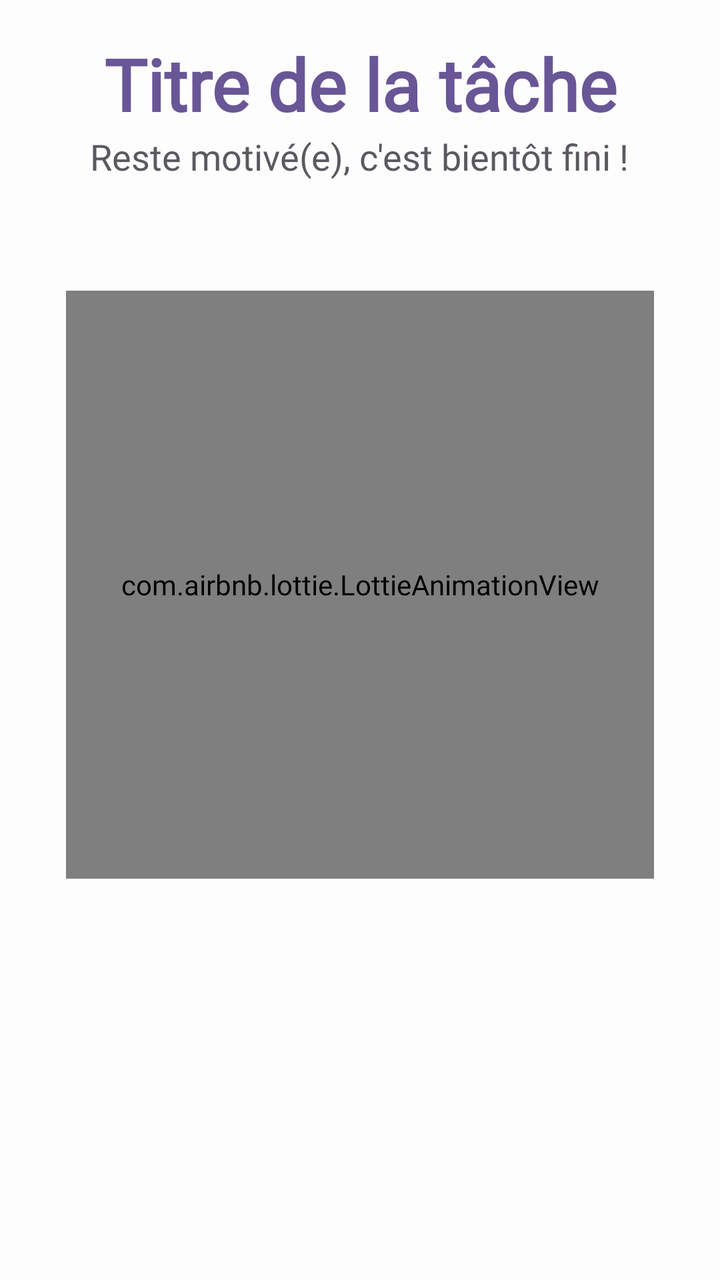
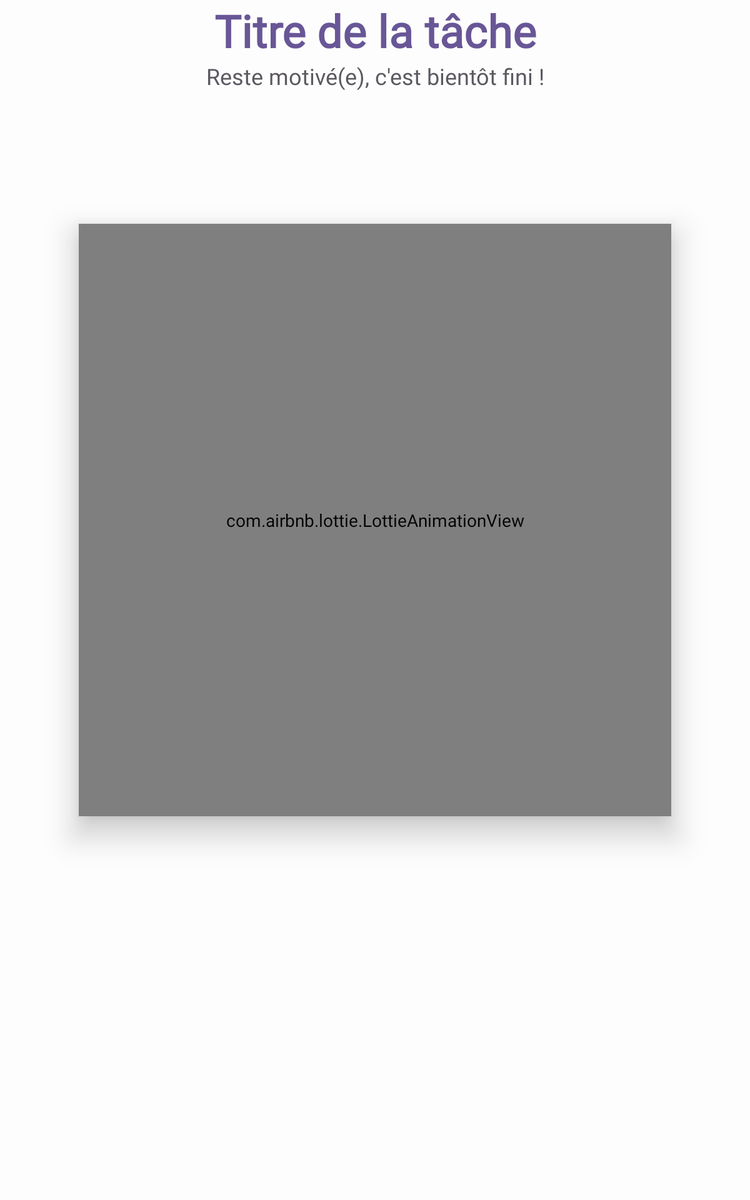

First picture: res/layout/ on a phone held upright. Second picture: the repository's own variant of that layout, on a device whose configuration matches the variant's folder. Source for both follows.
<!-- AndroidManifest.xml: activity theme Theme.Todolist.Fullscreen -->
<!-- res/layout/activity_flow.xml -->
<?xml version="1.0" encoding="utf-8"?>
<androidx.constraintlayout.widget.ConstraintLayout xmlns:android="http://schemas.android.com/apk/res/android"
    xmlns:app="http://schemas.android.com/apk/res-auto"
    xmlns:tools="http://schemas.android.com/tools"
    android:layout_width="match_parent"
    android:layout_height="match_parent"
    android:background="?attr/fullscreenBackgroundColor"
    android:theme="@style/ThemeOverlay.Todolist.FullscreenContainer"
    tools:context=".ui.FlowActivity">

    

    


    <LinearLayout
        android:id="@+id/fullscreen_content_controls"
        style="@style/Widget.Theme.Todolist.ButtonBar.Fullscreen"
        android:layout_width="match_parent"
        android:layout_height="wrap_content"
        android:layout_gravity="bottom|center_horizontal"
        android:orientation="horizontal"
        app:layout_constraintTop_toTopOf="parent"
        tools:ignore="UselessParent">

        <Button
            android:id="@+id/dummy_button"
            style="?android:attr/buttonBarButtonStyle"
            android:layout_width="0dp"
            android:layout_height="wrap_content"
            android:layout_weight="1"
            android:text="Effectuer la tâche maintenant !"
            android:visibility="gone" />

    </LinearLayout>


    <LinearLayout
        android:id="@+id/fullscreen_content"
        android:layout_width="match_parent"
        android:layout_height="match_parent"
        android:layout_gravity="center"
        android:gravity="center"
        android:orientation="vertical">

        <TextView
            android:id="@+id/taskTitle"
            android:layout_width="match_parent"
            android:layout_height="wrap_content"
            android:alpha="0.66"
            android:gravity="center"
            android:keepScreenOn="true"
            android:paddingStart="8dp"
            android:paddingEnd="8dp"
            android:text="Titre de la tâche"
            android:textColor="@color/textContent"
            android:textSize="36sp"
            android:textStyle="bold" />

        <TextView
            android:id="@+id/motivText"
            android:layout_width="wrap_content"
            android:layout_height="wrap_content"
            android:alpha="0.9"
            android:gravity="center"
            android:paddingStart="8dp"
            android:paddingEnd="8dp"
            android:text="Reste motivé(e), c'est bientôt fini !"
            android:textColor="?attr/fullscreenTextColor"
            android:textSize="18sp" />

        <RelativeLayout
            android:id="@+id/relativeParent"
            android:layout_width="match_parent"
            android:layout_height="360dp"
            android:layout_gravity="center"
            android:layout_marginTop="22dp"
            android:layout_marginBottom="150dp"
            android:gravity="center">

            <com.google.android.material.progressindicator.CircularProgressIndicator
                android:id="@+id/progressTime"
                android:layout_width="300dp"
                android:layout_height="300dp"
                android:indeterminate="false"
                android:padding="8dp"
                app:indicatorColor="@color/textContentPrimary"

                app:indicatorSize="270dp"
                app:trackColor="#DAE0FF"
                app:trackThickness="24dp"
                tools:max="100"
                tools:progress="50" />

            <androidx.appcompat.widget.AppCompatTextView
                android:id="@+id/countdownTextView"
                android:layout_width="220dp"
                android:layout_height="180dp"
                android:layout_alignStart="@+id/progressTime"
                android:layout_alignTop="@+id/progressTime"
                android:layout_alignEnd="@+id/progressTime"
                android:layout_alignBottom="@+id/progressTime"
                android:layout_marginStart="24dp"
                android:layout_marginEnd="24dp"
                android:layout_marginBottom="32dp"
                android:gravity="center"
                android:lines="1"
                android:paddingStart="38dp"
                android:paddingEnd="38dp"
                android:text="43:34"
                android:textColor="@color/textContentPrimary"
                app:autoSizeTextType="uniform" />

            <TextView
                android:id="@+id/totalTime"
                android:layout_width="wrap_content"
                android:layout_height="wrap_content"
                android:layout_alignStart="@+id/progressTime"
                android:layout_alignEnd="@+id/progressTime"
                android:layout_alignBottom="@+id/progressTime"
                android:layout_marginBottom="110dp"
                android:alpha="0.8"
                android:gravity="center"
                android:text="Total : 45:00"
                android:textSize="14sp" />

            <LinearLayout
                android:layout_width="wrap_content"
                android:layout_height="wrap_content"
                android:layout_alignStart="@+id/progressTime"
                android:layout_alignEnd="@+id/progressTime"
                android:layout_alignBottom="@+id/progressTime"
                android:layout_marginBottom="64dp"
                android:gravity="center">

                <ImageButton
                    android:id="@+id/modifyTimer"
                    android:layout_width="34dp"
                    android:layout_height="34dp"
                    android:layout_marginEnd="10dp"
                    android:background="?attr/selectableItemBackgroundBorderless"
                    android:padding="6dp"
                    android:contentDescription="@string/button_timer"
                    app:srcCompat="@drawable/timer_black_24dp"
                    app:tint="@color/textContentPrimary" />

                <ImageButton
                    android:id="@+id/playPause"
                    android:layout_width="34dp"
                    android:layout_height="34dp"
                    android:background="?attr/selectableItemBackgroundBorderless"
                    android:cropToPadding="true"
                    android:padding="6dp"
                    app:srcCompat="@drawable/pause_black_24dp"
                    app:tint="@color/textContentPrimary"
                    android:contentDescription="@string/button_play_pause" />

            </LinearLayout>

            <com.airbnb.lottie.LottieAnimationView
                android:id="@+id/doneAnimation"
                android:layout_width="300dp"
                android:layout_height="300dp"
                android:layout_alignStart="@+id/progressTime"
                android:layout_alignTop="@+id/progressTime"
                android:layout_alignEnd="@+id/progressTime"
                android:layout_alignBottom="@+id/progressTime"
                android:layout_gravity="center"
                android:scaleType="centerCrop"
                app:lottie_rawRes="@raw/check_done_light"
                app:lottie_autoPlay="true"
                app:lottie_loop="true" />

        </RelativeLayout>
    </LinearLayout>

    <com.google.android.material.button.MaterialButton
        android:id="@+id/leaveFlow"
        android:layout_width="320dp"
        android:layout_height="wrap_content"
        android:paddingTop="10dp"
        android:paddingBottom="10dp"
        android:text="@string/back_homepage"
        android:textColor="#4942A8"
        android:textSize="20sp"
        android:visibility="gone"
        app:backgroundTint="#DBDCFF"
        app:cornerRadius="12dp"
        android:layout_marginBottom="16dp"
        app:elevation="6dp"
        app:layout_constraintBottom_toTopOf="@+id/backLeave"
        app:layout_constraintEnd_toEndOf="parent"
        app:layout_constraintStart_toStartOf="parent" />

    <TextView
        android:id="@+id/infoLeave"
        android:layout_width="match_parent"
        android:layout_height="wrap_content"
        android:gravity="center_horizontal"
        android:visibility="gone"
        android:padding="8dp"
        android:alpha="0.4"
        android:text="@string/how_to_leave_flow"
        app:layout_constraintBottom_toBottomOf="parent"
        app:layout_constraintEnd_toEndOf="parent"
        app:layout_constraintStart_toStartOf="parent" />

    <ImageButton
        android:id="@+id/backLeave"
        android:layout_width="34dp"
        android:layout_height="34dp"
        android:background="?attr/selectableItemBackgroundBorderless"
        android:cropToPadding="true"
        android:padding="6dp"
        android:alpha="0.8"
        android:layout_marginStart="16dp"
        android:layout_marginBottom="16dp"
        app:layout_constraintBottom_toBottomOf="parent"
        app:layout_constraintStart_toStartOf="parent"
        app:srcCompat="@drawable/ic_arrow_back_ios_new_black_24dp"
        app:tint="@color/textContentPrimary" />

</androidx.constraintlayout.widget.ConstraintLayout>
<!-- resources referenced by this layout -->
<resources>
  <color name="textContent">#1B0061</color>
  <color name="textContentPrimary">#7A75BB</color>
  <!-- drawable pause_black_24dp (drawable) -->
  <vector xmlns:android="http://schemas.android.com/apk/res/android"
      android:width="32dp"
      android:height="32dp"
      android:viewportWidth="24"
      android:viewportHeight="24">
    <path
        android:pathData="M6,19h4L10,5L6,5v14zM14,5v14h4L18,5h-4z"
        android:fillColor="#000000"/>
  </vector>
  <string name="back_homepage">Revenir à l\'accueil</string>
  <string name="button_play_pause">Bouton Pause ou Repprendre</string>
  <string name="button_timer">Bouton modifier le temps</string>
  <string name="how_to_leave_flow">Pour quitter le Flow, appuie sur Retour\n(seulement si c\'est nécessaire)</string>
  <style name="ThemeOverlay.Todolist.FullscreenContainer" parent="">
          <item name="android:colorBackground">@color/md_theme_light_background</item>
          <item name="colorOnBackground">@color/md_theme_light_onBackground</item>
          <item name="fullscreenBackgroundColor">@color/md_theme_light_background</item>
          <item name="fullscreenTextColor">@color/md_theme_light_onSurfaceVariant</item>
      </style>
  <style name="Widget.Theme.Todolist.ButtonBar.Fullscreen" parent="Widget.AppCompat.ButtonBar">
          <item name="android:background">?attr/colorSurfaceVariant</item>
      </style>
  <style name="Theme.Todolist.Fullscreen" parent="Theme.Todolist">
          <item name="android:actionBarStyle">@style/Widget.Theme.Todolist.ActionBar.Fullscreen</item>
          <item name="android:windowActionBarOverlay">true</item>
          <item name="android:windowBackground">@null</item> </style>
  <color name="md_theme_light_background">#FDFDFD</color>
  <color name="md_theme_light_onBackground">#1B0061</color>
  <color name="md_theme_light_onSurfaceVariant">#49454E</color>
  <style name="Widget.Theme.Todolist.ActionBar.Fullscreen" parent="Widget.AppCompat.ActionBar">
          <item name="android:background">?attr/colorPrimaryVariant</item>
      </style>
  <color name="md_theme_light_primary">#5C6BC0</color>
  <color name="md_theme_light_primaryContainer">#EDE2FF</color>
  <color name="md_theme_light_onPrimary">#FFFFFF</color>
  <color name="md_theme_light_secondary">#7A75BB</color>
  <color name="md_theme_light_secondaryContainer">#C9BEFF</color>
  <color name="md_theme_light_onSecondary">#FFFFFF</color>
  <color name="md_theme_light_tertiary">#62537D</color>
  <color name="md_theme_light_onTertiary">#FFFFFF</color>
  <color name="md_theme_light_tertiaryContainer">#E8DAFF</color>
  <color name="md_theme_light_onTertiaryContainer">#1E0F36</color>
  <color name="md_theme_light_error">#BA1A1A</color>
  <color name="md_theme_light_onError">#FFFFFF</color>
  <color name="md_theme_light_errorContainer">#FFDAD6</color>
  <color name="md_theme_light_onErrorContainer">#410002</color>
  <color name="md_theme_light_surface">#FFFFFF</color>
  <color name="md_theme_light_onSurface">#1B0061</color>
  <color name="md_theme_light_surfaceVariant">#EDE2FF</color>
  <color name="md_theme_light_outline">#7A75BB</color>
  <color name="colorPrimary">@color/md_theme_light_primary</color>
  <style name="Widget.App.Button.AlertDialog" parent="Widget.MaterialComponents.Button.TextButton.Dialog">
          <item name="android:textColor">@color/md_theme_light_primary</item>
          <item name="background">?attr/selectableItemBackground</item>
      </style>
  <color name="background">#FDFDFD</color>
  <!-- some entries are left out for length -->
</resources>
<!-- res/layout-sw600dp/activity_flow.xml (the repository's variant of the layout above) -->
<!-- drawn on a 7-inch tablet held upright -->
<?xml version="1.0" encoding="utf-8"?>
<androidx.constraintlayout.widget.ConstraintLayout xmlns:android="http://schemas.android.com/apk/res/android"
    xmlns:app="http://schemas.android.com/apk/res-auto"
    xmlns:tools="http://schemas.android.com/tools"
    android:layout_width="match_parent"
    android:layout_height="match_parent"
    android:background="?attr/fullscreenBackgroundColor"
    android:theme="@style/ThemeOverlay.Todolist.FullscreenContainer"
    tools:context=".ui.FlowActivity">

    

    


    <LinearLayout
        android:id="@+id/fullscreen_content_controls"
        style="@style/Widget.Theme.Todolist.ButtonBar.Fullscreen"
        android:layout_width="match_parent"
        android:layout_height="wrap_content"
        android:layout_gravity="bottom|center_horizontal"
        android:orientation="horizontal"
        app:layout_constraintTop_toTopOf="parent"
        tools:ignore="UselessParent">

        <Button
            android:id="@+id/dummy_button"
            style="?android:attr/buttonBarButtonStyle"
            android:layout_width="0dp"
            android:layout_height="wrap_content"
            android:layout_weight="1"
            android:text="Effectuer la tâche maintenant !"
            android:visibility="gone" />

    </LinearLayout>


    <androidx.appcompat.widget.LinearLayoutCompat
        android:layout_width="wrap_content"
        android:layout_height="wrap_content"
        android:gravity="center"
        android:orientation="vertical"
        app:layout_constraintEnd_toEndOf="parent"
        app:layout_constraintStart_toStartOf="parent"
        app:layout_constraintTop_toTopOf="parent">

        <TextView
            android:id="@+id/taskTitle"
            android:layout_width="match_parent"
            android:layout_height="wrap_content"
            android:alpha="0.66"
            android:gravity="center"
            android:keepScreenOn="true"
            android:paddingStart="8dp"
            android:paddingEnd="8dp"
            android:text="Titre de la tâche"
            android:textColor="@color/textContent"
            android:textSize="36sp"
            android:textStyle="bold" />

        <TextView
            android:id="@+id/motivText"
            android:layout_width="wrap_content"
            android:layout_height="wrap_content"
            android:alpha="0.9"
            android:gravity="center"
            android:paddingStart="8dp"
            android:paddingEnd="8dp"
            android:text="Reste motivé(e), c'est bientôt fini !"
            android:textColor="?attr/fullscreenTextColor"
            android:textSize="18sp" />

    </androidx.appcompat.widget.LinearLayoutCompat>


    <androidx.appcompat.widget.LinearLayoutCompat
        android:id="@+id/linearLayoutCompat"
        android:layout_width="match_parent"
        android:layout_height="match_parent"
        android:orientation="horizontal">


        <LinearLayout
            android:id="@+id/fullscreen_content"
            android:layout_width="0dp"
            android:layout_height="match_parent"
            android:layout_gravity="center"
            android:layout_weight="1"
            android:gravity="center"
            android:orientation="vertical">


            <RelativeLayout
                android:id="@+id/relativeParent"
                android:layout_width="match_parent"
                android:layout_height="560dp"
                android:layout_gravity="center"
                android:layout_marginTop="22dp"
                android:layout_marginBottom="150dp"
                android:gravity="center">

                <com.google.android.material.progressindicator.CircularProgressIndicator
                    android:id="@+id/progressTime"
                    android:layout_width="500dp"
                    android:layout_height="500dp"
                    android:indeterminate="false"
                    android:padding="8dp"
                    app:indicatorColor="@color/textContentPrimary"

                    app:indicatorSize="450dp"
                    app:trackColor="#DAE0FF"
                    app:trackThickness="44dp"
                    tools:max="100"
                    tools:progress="50" />

                <androidx.appcompat.widget.AppCompatTextView
                    android:id="@+id/countdownTextView"
                    android:layout_width="220dp"
                    android:layout_height="180dp"
                    android:layout_alignStart="@+id/progressTime"
                    android:layout_alignTop="@+id/progressTime"
                    android:layout_alignEnd="@+id/progressTime"
                    android:layout_alignBottom="@+id/progressTime"
                    android:layout_marginStart="24dp"
                    android:layout_marginEnd="24dp"
                    android:layout_marginBottom="32dp"
                    android:gravity="center"
                    android:lines="1"
                    android:paddingStart="38dp"
                    android:paddingEnd="38dp"
                    android:text="43:34"
                    android:textColor="@color/textContentPrimary"
                    app:autoSizeTextType="uniform" />

                <TextView
                    android:id="@+id/totalTime"
                    android:layout_width="wrap_content"
                    android:layout_height="wrap_content"
                    android:layout_alignStart="@+id/progressTime"
                    android:layout_alignEnd="@+id/progressTime"
                    android:layout_alignBottom="@+id/progressTime"
                    android:layout_marginBottom="110dp"
                    android:alpha="0.8"
                    android:gravity="center"
                    android:text="Total : 45:00"
                    android:textSize="22sp" />

                <LinearLayout
                    android:layout_width="wrap_content"
                    android:layout_height="wrap_content"
                    android:layout_alignStart="@+id/progressTime"
                    android:layout_alignEnd="@+id/progressTime"
                    android:layout_alignBottom="@+id/progressTime"
                    android:layout_marginBottom="64dp"
                    android:gravity="center">

                    <ImageButton
                        android:id="@+id/modifyTimer"
                        android:layout_width="34dp"
                        android:layout_height="34dp"
                        android:layout_marginEnd="10dp"
                        android:background="?attr/selectableItemBackgroundBorderless"
                        android:contentDescription="@string/button_timer"
                        android:padding="6dp"
                        app:srcCompat="@drawable/timer_black_24dp"
                        app:tint="@color/textContentPrimary" />

                    <ImageButton
                        android:id="@+id/playPause"
                        android:layout_width="38dp"
                        android:layout_height="38dp"
                        android:background="?attr/selectableItemBackgroundBorderless"
                        android:contentDescription="@string/button_play_pause"
                        android:cropToPadding="true"
                        android:padding="6dp"
                        app:srcCompat="@drawable/pause_black_24dp"
                        app:tint="@color/textContentPrimary" />

                </LinearLayout>

                <com.airbnb.lottie.LottieAnimationView
                    android:id="@+id/doneAnimation"
                    android:layout_width="320dp"
                    android:layout_height="320dp"
                    android:layout_alignStart="@+id/progressTime"
                    android:layout_alignTop="@+id/progressTime"
                    android:layout_alignEnd="@+id/progressTime"
                    android:layout_alignBottom="@+id/progressTime"
                    android:layout_gravity="center"
                    android:elevation="16dp"
                    android:scaleType="centerCrop"
                    app:lottie_autoPlay="false"
                    app:lottie_loop="false"
                    app:lottie_rawRes="@raw/check_done_light" />

            </RelativeLayout>
        </LinearLayout>

    </androidx.appcompat.widget.LinearLayoutCompat>



    <com.google.android.material.button.MaterialButton
        android:id="@+id/leaveFlow"
        android:layout_width="320dp"
        android:layout_height="wrap_content"
        android:paddingTop="10dp"
        android:paddingBottom="10dp"
        android:text="@string/back_homepage"
        android:textColor="#4942A8"
        android:textSize="20sp"
        android:visibility="gone"
        app:backgroundTint="#DBDCFF"
        app:cornerRadius="12dp"
        android:layout_marginBottom="16dp"
        app:elevation="6dp"
        app:layout_constraintBottom_toTopOf="@+id/backLeave"
        app:layout_constraintEnd_toEndOf="parent"
        app:layout_constraintStart_toStartOf="parent" />

    <TextView
        android:id="@+id/infoLeave"
        android:layout_width="match_parent"
        android:layout_height="wrap_content"
        android:gravity="center_horizontal"
        android:visibility="gone"
        android:padding="8dp"
        android:alpha="0.4"
        android:text="@string/how_to_leave_flow"
        app:layout_constraintBottom_toBottomOf="parent"
        app:layout_constraintEnd_toEndOf="parent"
        app:layout_constraintStart_toStartOf="parent" />

    <ImageButton
        android:id="@+id/backLeave"
        android:layout_width="34dp"
        android:layout_height="34dp"
        android:background="?attr/selectableItemBackgroundBorderless"
        android:cropToPadding="true"
        android:padding="6dp"
        android:alpha="0.8"
        android:layout_marginStart="16dp"
        android:layout_marginBottom="16dp"
        app:layout_constraintBottom_toBottomOf="parent"
        app:layout_constraintStart_toStartOf="parent"
        app:srcCompat="@drawable/ic_arrow_back_ios_new_black_24dp"
        app:tint="@color/textContentPrimary"
        android:contentDescription="Revenir à l'accueil" />

</androidx.constraintlayout.widget.ConstraintLayout>
